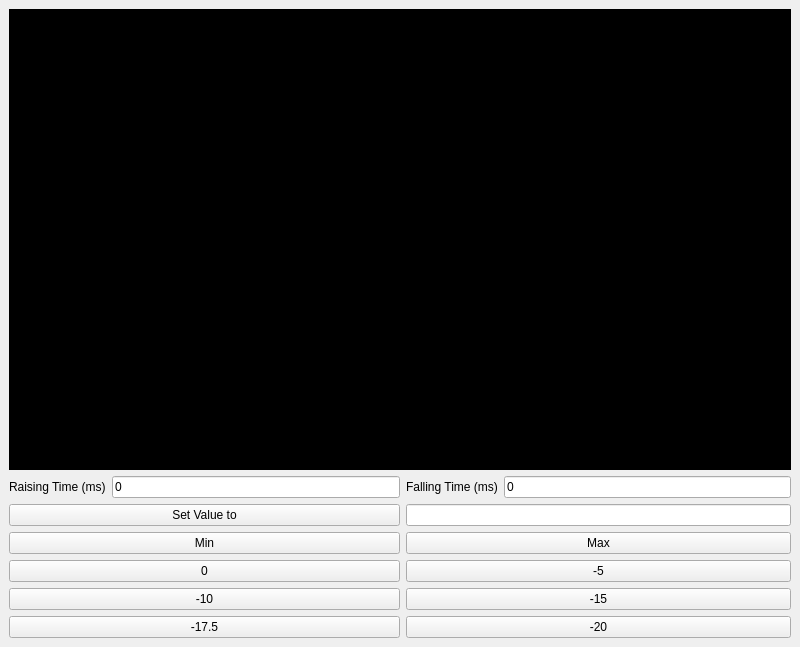
<?xml version="1.0" encoding="UTF-8"?>
<ui version="4.0">
 <class>MainWindow</class>
 <widget class="QMainWindow" name="MainWindow">
  <property name="geometry">
   <rect>
    <x>0</x>
    <y>0</y>
    <width>800</width>
    <height>647</height>
   </rect>
  </property>
  <property name="windowTitle">
   <string>MainWindow</string>
  </property>
  <widget class="QWidget" name="centralwidget">
   <property name="styleSheet">
    <string notr="true"/>
   </property>
   <layout class="QGridLayout" name="gridLayout">
    <item row="3" column="0" colspan="2">
     <widget class="QPushButton" name="pushButtonSetValueTo">
      <property name="text">
       <string>Set Value to</string>
      </property>
     </widget>
    </item>
    <item row="3" column="2" colspan="2">
     <widget class="QLineEdit" name="lineEditValue"/>
    </item>
    <item row="6" column="2" colspan="2">
     <widget class="QPushButton" name="pushButton5">
      <property name="text">
       <string>-5</string>
      </property>
     </widget>
    </item>
    <item row="2" column="3">
     <widget class="QLineEdit" name="lineEdit_2">
      <property name="text">
       <string>0</string>
      </property>
     </widget>
    </item>
    <item row="5" column="0" colspan="2">
     <widget class="QPushButton" name="pushButtonMin">
      <property name="text">
       <string>Min</string>
      </property>
     </widget>
    </item>
    <item row="6" column="0" colspan="2">
     <widget class="QPushButton" name="pushButton0">
      <property name="text">
       <string>0</string>
      </property>
     </widget>
    </item>
    <item row="0" column="0" colspan="4">
     <widget class="QFrame" name="verticalFrame">
      <property name="styleSheet">
       <string notr="true">background-color: rgb(0, 0, 0);</string>
      </property>
      <layout class="QVBoxLayout" name="verticalLayout">
       <item>
        <widget class="SpectrumAnalyzer" name="spectrumAnalyzer" native="true">
         <property name="styleSheet">
          <string notr="true"/>
         </property>
        </widget>
       </item>
      </layout>
     </widget>
    </item>
    <item row="2" column="2">
     <widget class="QLabel" name="label_2">
      <property name="text">
       <string>Falling Time (ms)</string>
      </property>
     </widget>
    </item>
    <item row="2" column="1">
     <widget class="QLineEdit" name="lineEdit">
      <property name="text">
       <string>0</string>
      </property>
     </widget>
    </item>
    <item row="5" column="2" colspan="2">
     <widget class="QPushButton" name="pushButtonMax">
      <property name="text">
       <string>Max</string>
      </property>
     </widget>
    </item>
    <item row="7" column="2" colspan="2">
     <widget class="QPushButton" name="pushButton15">
      <property name="text">
       <string>-15</string>
      </property>
     </widget>
    </item>
    <item row="2" column="0">
     <widget class="QLabel" name="label">
      <property name="text">
       <string>Raising Time (ms)</string>
      </property>
     </widget>
    </item>
    <item row="7" column="0" colspan="2">
     <widget class="QPushButton" name="pushButton10">
      <property name="text">
       <string>-10</string>
      </property>
     </widget>
    </item>
    <item row="8" column="2" colspan="2">
     <widget class="QPushButton" name="pushButton20">
      <property name="text">
       <string>-20</string>
      </property>
     </widget>
    </item>
    <item row="8" column="0" colspan="2">
     <widget class="QPushButton" name="pushButton17_5">
      <property name="text">
       <string>-17.5</string>
      </property>
     </widget>
    </item>
   </layout>
  </widget>
 </widget>
 <customwidgets>
  <customwidget>
   <class>SpectrumAnalyzer</class>
   <extends>QWidget</extends>
   <header>../src/SpectrumAnalyzer.hpp</header>
   <container>1</container>
  </customwidget>
 </customwidgets>
 <resources/>
 <connections/>
</ui>
